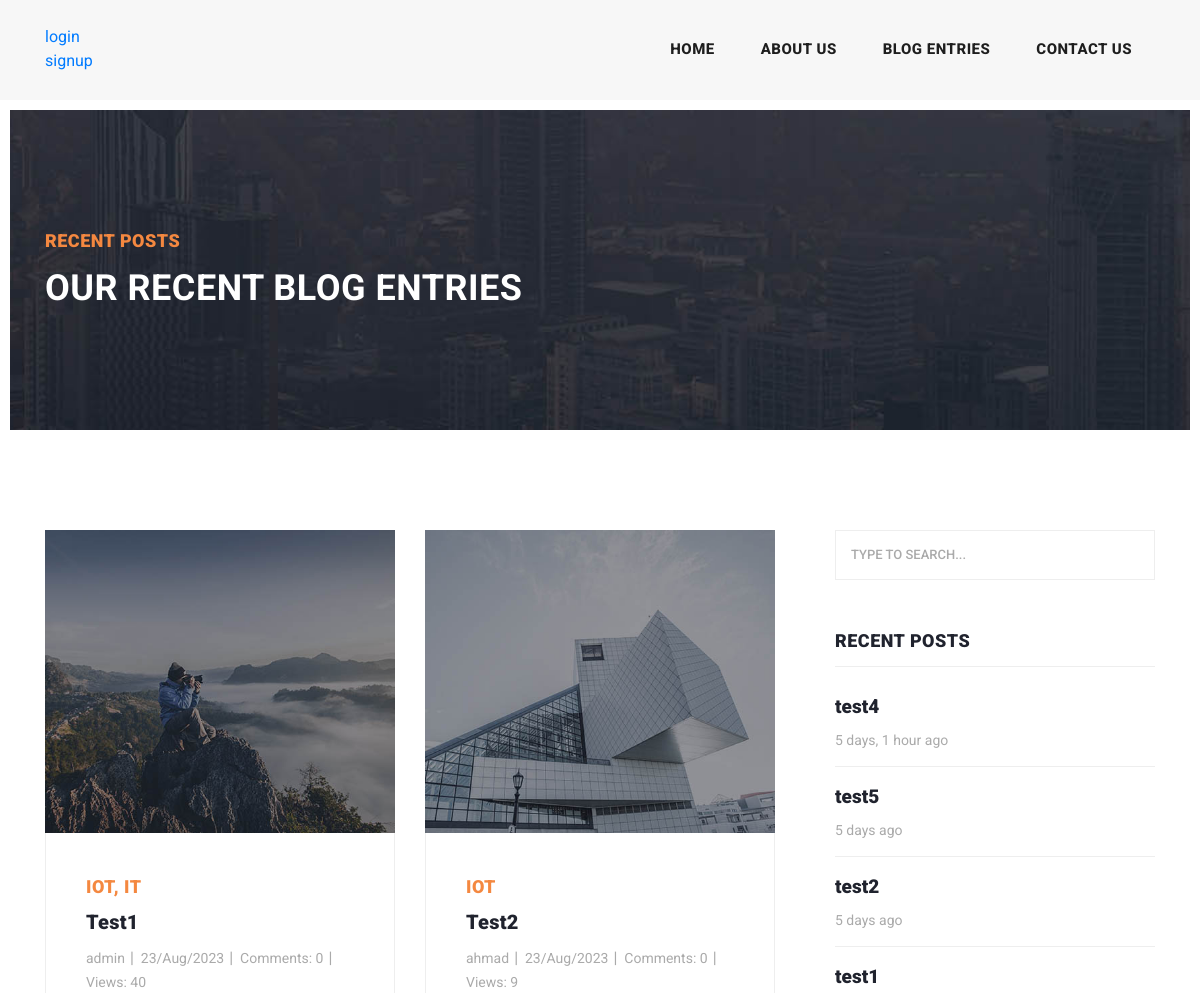
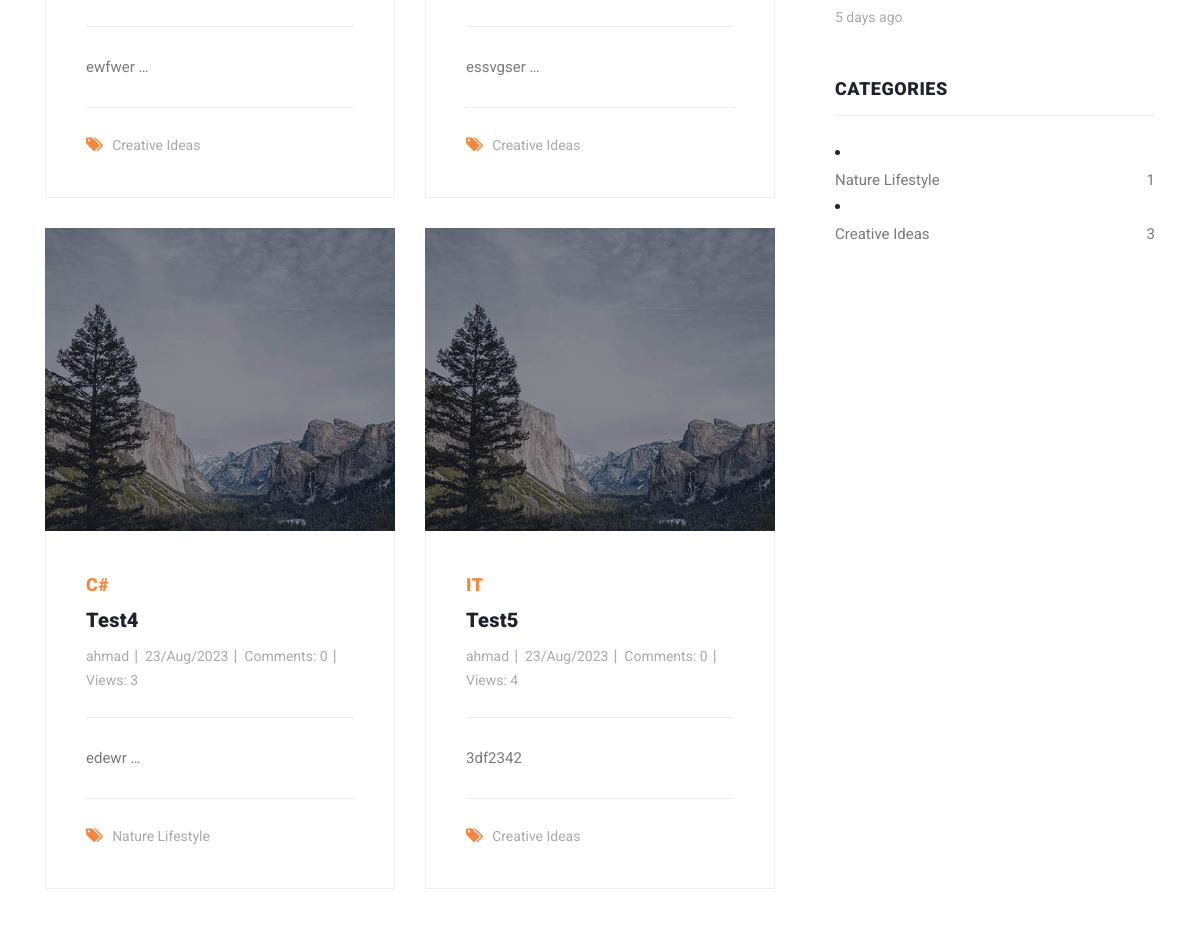
Page /blog/search/ (upper part) on the earlier database version (2 pictures, top to bottom).
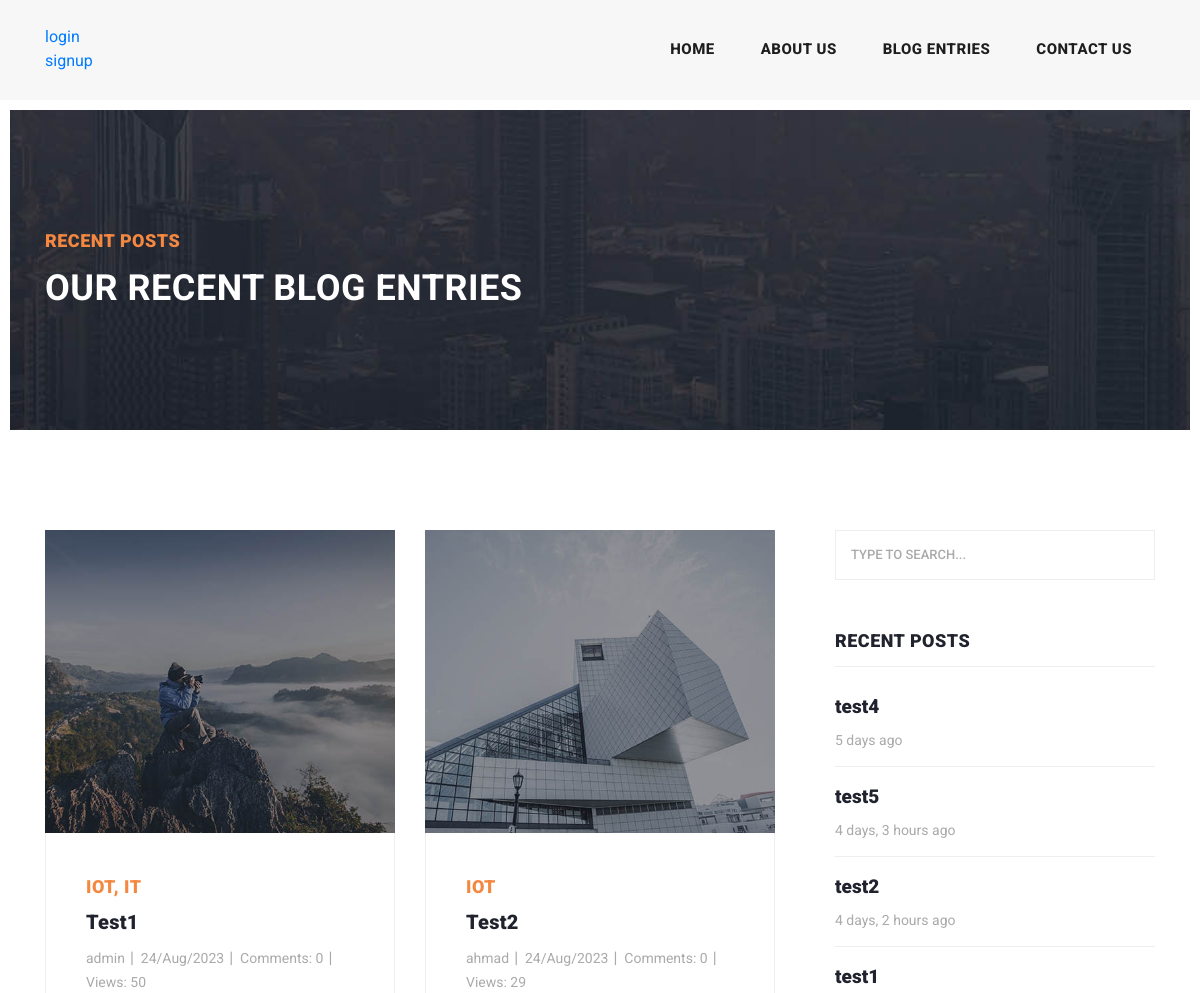
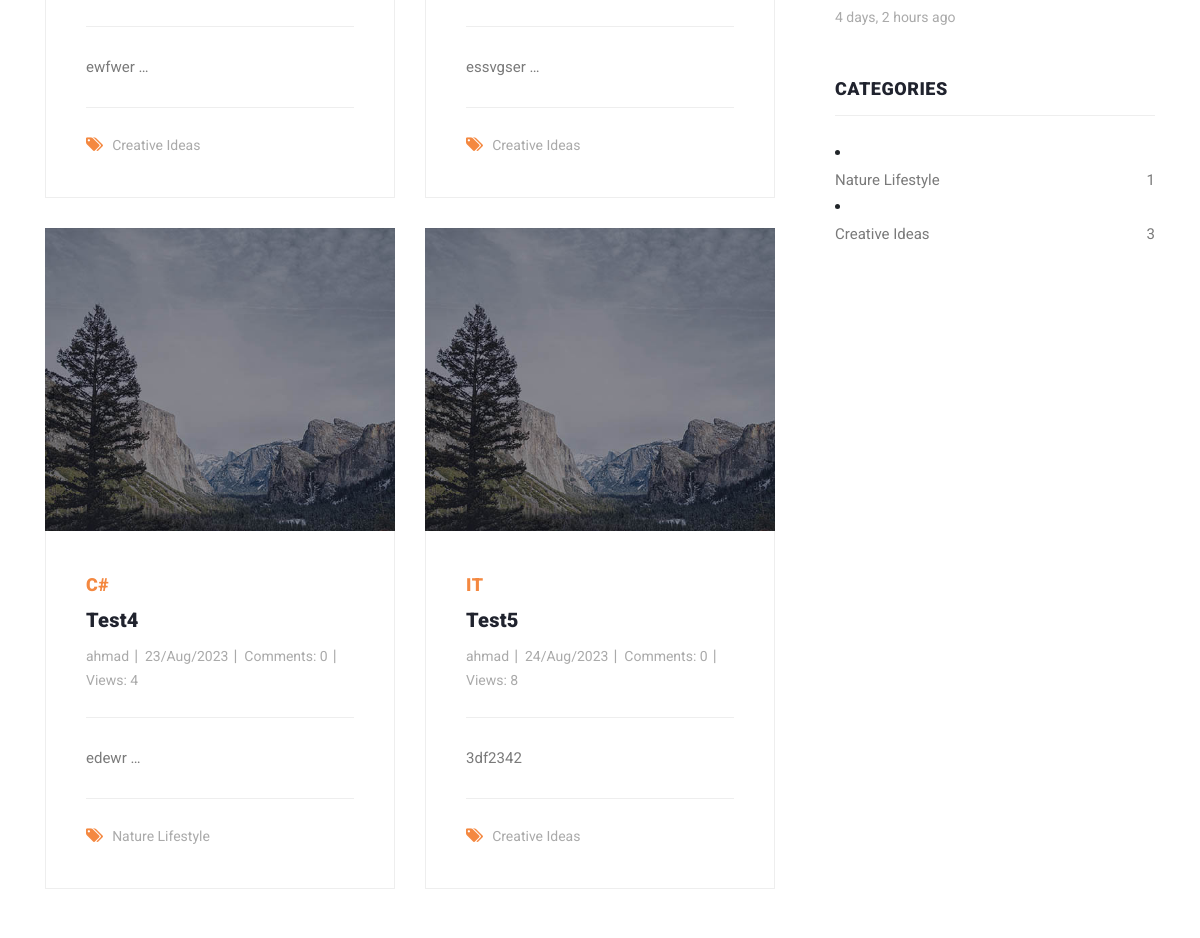
Same page on the later database version (2 pictures, top to bottom).
### blog/models.py (models this page shows, shortened)
class post(models.Model):
    image = models.ImageField(upload_to='blog',default='blog/default.jpg')
    author = models.ForeignKey(User,on_delete=models.SET_NULL,null=True)
    title = models.CharField(max_length = 255)
    content = models.TextField()
    tags = TaggableManager()
    category = models.ManyToManyField(Category)
    count_views = models.IntegerField(default = 0)
    status = models.BooleanField(default = False)
    login_requier = models.BooleanField(default=False)
    published_date = models.DateTimeField(auto_now = True)
    created_date = models.DateTimeField(auto_now_add = True)
    updated_date = models.DateTimeField(auto_now = True)

### blog/views.py (the view)
# urls.py: path('search/',blog_search,name='search'),
def blog_search(request):
    posts = post.objects.filter(published_date__lte=timezone.now(),status = 1)
    if request.method=='GET':
        if s:= request.GET.get('s'):
            posts = posts.filter(content__contains=s)
    context = {'posts':posts}
    return render(request,'blog/blog.html',context)

### blog/models.py (called while the page is built)
    def __str__(self):
        return self.name

### blog/templatetags/custom_tags.py (called while the page is built)
@register.inclusion_tag('recent-post.html')
def latestposts(arg=2):
    posts = post.objects.filter(status=1).order_by('published_date')[:arg]
    return {'posts':posts}

@register.inclusion_tag('categories.html')
def postcategories():
    posts = post.objects.filter(status=1)
    categories = Category.objects.all()
    cat_dict = {}
    for cat in categories:
        cat_dict[cat] = posts.filter(category=cat).count()
    return {'cat':cat_dict}

### templates/blog/blog.html (shortened to what this page needs)
{% extends 'base.html'%}
{% load static %}
{% block content%}
{% load custom_tags %}
    <div class="heading-page header-text">
      <section class="page-heading">
        <div class="container">
          <div class="row">
            <div class="col-lg-12">
              <div class="text-content">
                <h4>Recent Posts</h4>
                <h2>Our Recent Blog Entries</h2>
              </div>
            </div>
          </div>
        </div>
      </section>
    </div>
    <section class="blog-posts grid-system">
      <div class="container">
        <div class="row">
          <div class="col-lg-8">
            <div class="all-blog-posts">
              <div class="row">
                {%for post in posts%}
                <div class="col-lg-6">
                  <div class="blog-post">
                    <div class="blog-thumb">
                      <img src="{{post.image.url}}" alt="">
                    </div>
                    <div class="down-content">
                      <span>{{post.tags.all|join:", "}}</span>
                      <a href="{% url 'blog:detail' pk=post.id %}"><h4>{{post.title}}</h4></a>
                      <ul class="post-info">
                        <li><a href="{% url 'blog:author' author_username=post.author.username %}">{{post.author}}</a></li>
                        <li><a href="#">{{post.published_date|date:'d/M/Y'}}</a></li>
                        <li><a href="#">Comments: {{comments|length}}</a></li>
                        <li><a href="#">Views: {{post.count_views}}</a></li>
                      </ul>
                      {{post.content|truncatewords:1|safe}}
                      <div class="post-options">
                        <div class="row">
                          <div class="col-lg-12">
                            <ul class="post-tags">
                              <li><i class="fa fa-tags"></i></li>
                              {% for cat in post.category.all %}
								                <li><a href="{% url 'blog:category' cat_name=cat.name %}">{{cat.name}}</a>{% if not forloop.last %},{% endif %}</li>
							                {% endfor %}
                            </ul>
                          </div>
                        </div>
                      </div>
                    </div>
                  </div>
                </div>
                {% endfor %}
              </div>
            </div>
          </div>
          <div class="col-lg-4">
            <div class="sidebar">
              <div class="row">
                {% include 'blog/search.html' %}
                {% latestposts 4 %}
                {% postcategories %}
              </div>
            </div>
          </div>
        </div>
      </div>
    </section>
    {% endblock %}

### templates/recent-post.html
{% load static %}
{% load humanize %}
<div class="col-lg-12">
    <div class="sidebar-item recent-posts">
      <div class="sidebar-heading">
        <h2>Recent Posts</h2>
      </div>
      <div class="content">
        {% for post in posts %}
        <ul>
          <li><a href="{% url 'blog:detail' pk=post.id %}">
            <h5>{{ post.title}}</h5>
            <span>{{post.published_date|naturaltime}}</span>
          </a></li>
        {% endfor %}
        </ul>
      </div>
    </div>
  </div>

Differences in the rows shown:
changed post "Test1": published_date "23/Aug/2023" → "24/Aug/2023"; count_views "40" → "50"; published_date "5 days ago" → "4 days, 2 hours ago"
changed post "Test2": published_date "23/Aug/2023" → "24/Aug/2023"; count_views "9" → "29"; published_date "5 days ago" → "4 days, 2 hours ago"
changed post "Test4": count_views "3" → "4"; published_date "5 days, 1 hour ago" → "5 days ago"
changed post "Test5": published_date "23/Aug/2023" → "24/Aug/2023"; count_views "4" → "8"; published_date "5 days ago" → "4 days, 3 hours ago"
